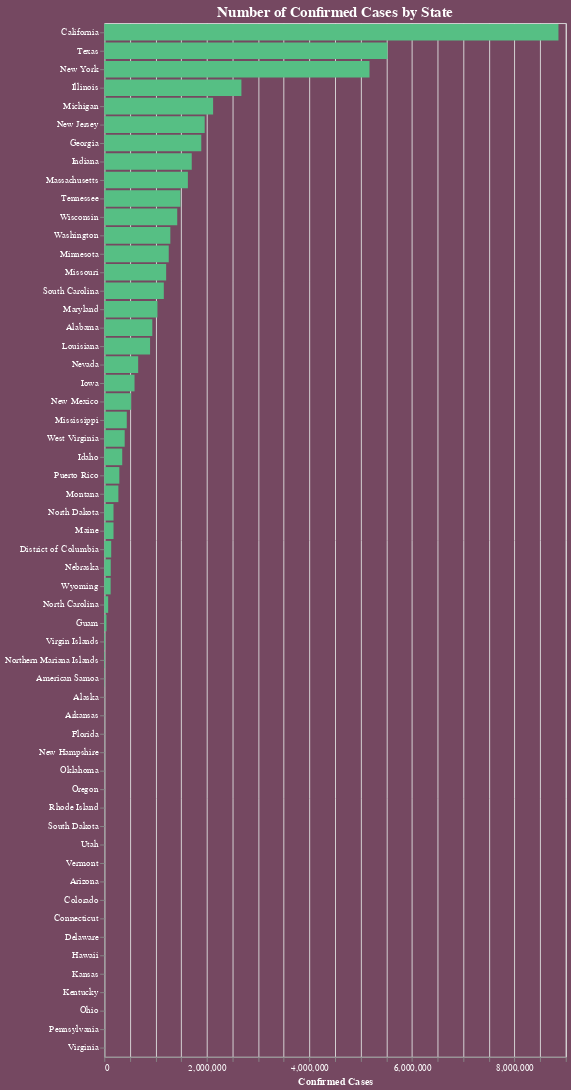

Notebook cell for this chart:
### Code cell
alt.Chart(df).mark_bar(
    color="#56bf84"
).encode(
    alt.Y("state:N", sort='-x', title=None),
    alt.X("confirmed_cases:Q", title="Confirmed Cases")
).properties(
    title="Number of Confirmed Cases by State", width=500
).configure(
    background="#754861", font="Asap", 
).configure_title(fontSize=16, font="Asap", color="white").configure_axis(
    labelColor="white", titleColor="white"
)

### Figure 1 — Vega-Lite specification as saved in the notebook (floating-point values rounded to 4 significant figures)
{"config": {"view": {"continuousWidth": 400, "continuousHeight": 300}, "axis": {"labelColor": "white", "titleColor": "white"}, "background": "#754861", "font": "Asap", "title": {"color": "white", "font": "Asap", "fontSize": 16}}, "data": {"name": "data-55eb03f85b6baf4c2a42a974b23d2796"}, "mark": {"type": "bar", "color": "#56bf84"}, "encoding": {"x": {"type": "quantitative", "field": "confirmed_cases", "title": "Confirmed Cases"}, "y": {"type": "nominal", "field": "state", "sort": "-x", "title": null}}, "title": "Number of Confirmed Cases by State", "width": 500, "$schema": "https://vega.github.io/schema/vega-lite/v4.8.1.json", "datasets": {"data-55eb03f85b6baf4c2a42a974b23d2796": [{"date": "2022-05-04", "state": "Alabama", "fips": 1, "cases": 1301805, "deaths": 19590, "confirmed_cases": 936400.0, "confirmed_deaths": 15050.0, "probable_cases": 365400.0, "probable_deaths": 4543.0}, {"date": "2022-05-04", "state": "Alaska", "fips": 2, "cases": 252847, "deaths": 1213, "confirmed_cases": 0.0, "confirmed_deaths": 1213.0, "probable_cases": 252800.0, "probable_deaths": 0.0}, {"date": "2022-05-04", "state": "American Samoa", "fips": 60, "cases": 5793, "deaths": 26, "confirmed_cases": 5793.0, "confirmed_deaths": 26.0, "probable_cases": 0.0, "probable_deaths": 0.0}, {"date": "2022-05-04", "state": "Arizona", "fips": 4, "cases": 2025435, "deaths": 30189, "confirmed_cases": null, "confirmed_deaths": null, "probable_cases": null, "probable_deaths": null}, {"date": "2022-05-04", "state": "Arkansas", "fips": 5, "cases": 836343, "deaths": 11403, "confirmed_cases": 0.0, "confirmed_deaths": null, "probable_cases": 836300.0, "probable_deaths": null}, {"date": "2022-05-04", "state": "California", "fips": 6, "cases": 9265196, "deaths": 90571, "confirmed_cases": 8857000.0, "confirmed_deaths": 90300.0, "probable_cases": 408200.0, "probable_deaths": 269.0}, {"date": "2022-05-04", "state": "Colorado", "fips": 8, "cases": 1394135, "deaths": 12671, "confirmed_cases": null, "confirmed_deaths": null, "probable_cases": null, "probable_deaths": null}, {"date": "2022-05-04", "state": "Connecticut", "fips": 9, "cases": 763149, "deaths": 10858, "confirmed_cases": null, "confirmed_deaths": null, "probable_cases": null, "probable_deaths": null}, {"date": "2022-05-04", "state": "Delaware", "fips": 10, "cases": 263479, "deaths": 2919, "confirmed_cases": null, "confirmed_deaths": null, "probable_cases": null, "probable_deaths": null}, {"date": "2022-05-04", "state": "District of Columbia", "fips": 11, "cases": 141943, "deaths": 1340, "confirmed_cases": 134600.0, "confirmed_deaths": 1319.0, "probable_cases": 7320.0, "probable_deaths": 21.0}, {"date": "2022-05-04", "state": "Florida", "fips": 12, "cases": 5946185, "deaths": 74008, "confirmed_cases": 0.0, "confirmed_deaths": null, "probable_cases": 5946000.0, "probable_deaths": null}, {"date": "2022-05-04", "state": "Georgia", "fips": 13, "cases": 2452012, "deaths": 36498, "confirmed_cases": 1891000.0, "confirmed_deaths": 30650.0, "probable_cases": 560600.0, "probable_deaths": 5845.0}, {"date": "2022-05-04", "state": "Guam", "fips": 66, "cases": 49251, "deaths": 354, "confirmed_cases": 41530.0, "confirmed_deaths": 354.0, "probable_cases": 7725.0, "probable_deaths": 0.0}, {"date": "2022-05-04", "state": "Hawaii", "fips": 15, "cases": 246110, "deaths": 1425, "confirmed_cases": null, "confirmed_deaths": null, "probable_cases": null, "probable_deaths": null}, {"date": "2022-05-04", "state": "Idaho", "fips": 16, "cases": 446339, "deaths": 4930, "confirmed_cases": 349600.0, "confirmed_deaths": 4014.0, "probable_cases": 96690.0, "probable_deaths": 916.0}, {"date": "2022-05-04", "state": "Illinois", "fips": 17, "cases": 3163121, "deaths": 37934, "confirmed_cases": 2674000.0, "confirmed_deaths": 33680.0, "probable_cases": 489100.0, "probable_deaths": 4254.0}, {"date": "2022-05-04", "state": "Indiana", "fips": 18, "cases": 1705394, "deaths": 23591, "confirmed_cases": 1705000.0, "confirmed_deaths": 22650.0, "probable_cases": 0.0, "probable_deaths": 941.0}, {"date": "2022-05-04", "state": "Iowa", "fips": 19, "cases": 765186, "deaths": 9529, "confirmed_cases": 589600.0, "confirmed_deaths": null, "probable_cases": 175600.0, "probable_deaths": null}, {"date": "2022-05-04", "state": "Kansas", "fips": 20, "cases": 776919, "deaths": 8635, "confirmed_cases": null, "confirmed_deaths": null, "probable_cases": null, "probable_deaths": null}, {"date": "2022-05-04", "state": "Kentucky", "fips": 21, "cases": 1339678, "deaths": 15571, "confirmed_cases": null, "confirmed_deaths": null, "probable_cases": null, "probable_deaths": null}, {"date": "2022-05-04", "state": "Louisiana", "fips": 22, "cases": 1239469, "deaths": 17270, "confirmed_cases": 892700.0, "confirmed_deaths": 14690.0, "probable_cases": 346700.0, "probable_deaths": 2577.0}, {"date": "2022-05-04", "state": "Maine", "fips": 23, "cases": 248099, "deaths": 2296, "confirmed_cases": 179700.0, "confirmed_deaths": 2296.0, "probable_cases": 68380.0, "probable_deaths": 0.0}, {"date": "2022-05-04", "state": "Maryland", "fips": 24, "cases": 1036603, "deaths": 14480, "confirmed_cases": 1036000.0, "confirmed_deaths": 14220.0, "probable_cases": 265.0, "probable_deaths": 265.0}, {"date": "2022-05-04", "state": "Massachusetts", "fips": 25, "cases": 1770301, "deaths": 20303, "confirmed_cases": 1630000.0, "confirmed_deaths": 19170.0, "probable_cases": 140400.0, "probable_deaths": 1135.0}, {"date": "2022-05-04", "state": "Michigan", "fips": 26, "cases": 2438988, "deaths": 36023, "confirmed_cases": 2122000.0, "confirmed_deaths": 33160.0, "probable_cases": 317000.0, "probable_deaths": 2862.0}, {"date": "2022-05-04", "state": "Minnesota", "fips": 27, "cases": 1459625, "deaths": 12795, "confirmed_cases": 1257000.0, "confirmed_deaths": null, "probable_cases": 202800.0, "probable_deaths": null}, {"date": "2022-05-04", "state": "Mississippi", "fips": 28, "cases": 798283, "deaths": 12450, "confirmed_cases": 438500.0, "confirmed_deaths": 8201.0, "probable_cases": 359800.0, "probable_deaths": 4249.0}, {"date": "2022-05-04", "state": "Missouri", "fips": 29, "cases": 1436092, "deaths": 20226, "confirmed_cases": 1207000.0, "confirmed_deaths": 17130.0, "probable_cases": 229500.0, "probable_deaths": 3095.0}, {"date": "2022-05-04", "state": "Montana", "fips": 30, "cases": 274627, "deaths": 3375, "confirmed_cases": 274600.0, "confirmed_deaths": 3375.0, "probable_cases": 0.0, "probable_deaths": 0.0}, {"date": "2022-05-04", "state": "Nebraska", "fips": 31, "cases": 480586, "deaths": 4215, "confirmed_cases": 126000.0, "confirmed_deaths": 837.0, "probable_cases": 354600.0, "probable_deaths": 3378.0}, {"date": "2022-05-04", "state": "Nevada", "fips": 32, "cases": 720739, "deaths": 10780, "confirmed_cases": 660700.0, "confirmed_deaths": 10780.0, "probable_cases": 60050.0, "probable_deaths": 0.0}, {"date": "2022-05-04", "state": "New Hampshire", "fips": 33, "cases": 312161, "deaths": 2487, "confirmed_cases": 0.0, "confirmed_deaths": null, "probable_cases": 312200.0, "probable_deaths": null}, {"date": "2022-05-04", "state": "New Jersey", "fips": 34, "cases": 2273050, "deaths": 33467, "confirmed_cases": 1958000.0, "confirmed_deaths": 30420.0, "probable_cases": 315100.0, "probable_deaths": 3046.0}, {"date": "2022-05-04", "state": "New Mexico", "fips": 35, "cases": 523268, "deaths": 7538, "confirmed_cases": 523300.0, "confirmed_deaths": 7538.0, "probable_cases": 0.0, "probable_deaths": 0.0}, {"date": "2022-05-04", "state": "New York", "fips": 36, "cases": 5180822, "deaths": 67745, "confirmed_cases": 5172000.0, "confirmed_deaths": 62230.0, "probable_cases": 8900.0, "probable_deaths": 5512.0}, {"date": "2022-05-04", "state": "North Carolina", "fips": 37, "cases": 2675130, "deaths": 24587, "confirmed_cases": 75560.0, "confirmed_deaths": 299.0, "probable_cases": 2600000.0, "probable_deaths": 24290.0}, {"date": "2022-05-04", "state": "North Dakota", "fips": 38, "cases": 241385, "deaths": 2315, "confirmed_cases": 179800.0, "confirmed_deaths": null, "probable_cases": 61590.0, "probable_deaths": null}, {"date": "2022-05-04", "state": "Northern Mariana Islands", "fips": 69, "cases": 11263, "deaths": 34, "confirmed_cases": 11260.0, "confirmed_deaths": 34.0, "probable_cases": 0.0, "probable_deaths": 0.0}, {"date": "2022-05-04", "state": "Ohio", "fips": 39, "cases": 2697058, "deaths": 38428, "confirmed_cases": null, "confirmed_deaths": null, "probable_cases": null, "probable_deaths": null}, {"date": "2022-05-04", "state": "Oklahoma", "fips": 40, "cases": 1041397, "deaths": 14271, "confirmed_cases": 0.0, "confirmed_deaths": null, "probable_cases": 1041000.0, "probable_deaths": null}, {"date": "2022-05-04", "state": "Oregon", "fips": 41, "cases": 726612, "deaths": 7519, "confirmed_cases": 0.0, "confirmed_deaths": null, "probable_cases": 726600.0, "probable_deaths": null}, {"date": "2022-05-04", "state": "Pennsylvania", "fips": 42, "cases": 2827882, "deaths": 44733, "confirmed_cases": null, "confirmed_deaths": null, "probable_cases": null, "probable_deaths": null}, {"date": "2022-05-04", "state": "Puerto Rico", "fips": 72, "cases": 583847, "deaths": 4217, "confirmed_cases": 293400.0, "confirmed_deaths": 0.0, "probable_cases": 290400.0, "probable_deaths": 4217.0}, {"date": "2022-05-04", "state": "Rhode Island", "fips": 44, "cases": 374181, "deaths": 3541, "confirmed_cases": 0.0, "confirmed_deaths": null, "probable_cases": 374200.0, "probable_deaths": null}, {"date": "2022-05-04", "state": "South Carolina", "fips": 45, "cases": 1477345, "deaths": 17847, "confirmed_cases": 1161000.0, "confirmed_deaths": 15210.0, "probable_cases": 316600.0, "probable_deaths": 2638.0}, {"date": "2022-05-04", "state": "South Dakota", "fips": 46, "cases": 238185, "deaths": 2915, "confirmed_cases": 0.0, "confirmed_deaths": null, "probable_cases": 238200.0, "probable_deaths": null}, {"date": "2022-05-04", "state": "Tennessee", "fips": 47, "cases": 1983580, "deaths": 25922, "confirmed_cases": 1485000.0, "confirmed_deaths": 4031.0, "probable_cases": 498100.0, "probable_deaths": 21890.0}, {"date": "2022-05-04", "state": "Texas", "fips": 48, "cases": 6761264, "deaths": 88334, "confirmed_cases": 5524000.0, "confirmed_deaths": 31410.0, "probable_cases": 1238000.0, "probable_deaths": 56930.0}, {"date": "2022-05-04", "state": "Utah", "fips": 49, "cases": 932480, "deaths": 4747, "confirmed_cases": 0.0, "confirmed_deaths": 4520.0, "probable_cases": 932500.0, "probable_deaths": 227.0}, {"date": "2022-05-04", "state": "Vermont", "fips": 50, "cases": 125347, "deaths": 639, "confirmed_cases": 0.0, "confirmed_deaths": null, "probable_cases": 125300.0, "probable_deaths": null}, {"date": "2022-05-04", "state": "Virginia", "fips": 51, "cases": 1710272, "deaths": 20256, "confirmed_cases": null, "confirmed_deaths": null, "probable_cases": null, "probable_deaths": null}, {"date": "2022-05-04", "state": "Virgin Islands", "fips": 78, "cases": 16481, "deaths": 111, "confirmed_cases": 16480.0, "confirmed_deaths": 111.0, "probable_cases": 0.0, "probable_deaths": 0.0}, {"date": "2022-05-04", "state": "Washington", "fips": 53, "cases": 1510642, "deaths": 12759, "confirmed_cases": 1288000.0, "confirmed_deaths": 3305.0, "probable_cases": 222700.0, "probable_deaths": 9454.0}, {"date": "2022-05-04", "state": "West Virginia", "fips": 54, "cases": 502192, "deaths": 6872, "confirmed_cases": 397900.0, "confirmed_deaths": null, "probable_cases": 104300.0, "probable_deaths": null}, {"date": "2022-05-04", "state": "Wisconsin", "fips": 55, "cases": 1618029, "deaths": 14442, "confirmed_cases": 1422000.0, "confirmed_deaths": 12900.0, "probable_cases": 195700.0, "probable_deaths": 1540.0}, {"date": "2022-05-04", "state": "Wyoming", "fips": 56, "cases": 156745, "deaths": 1814, "confirmed_cases": 123700.0, "confirmed_deaths": null, "probable_cases": 33080.0, "probable_deaths": null}]}}
